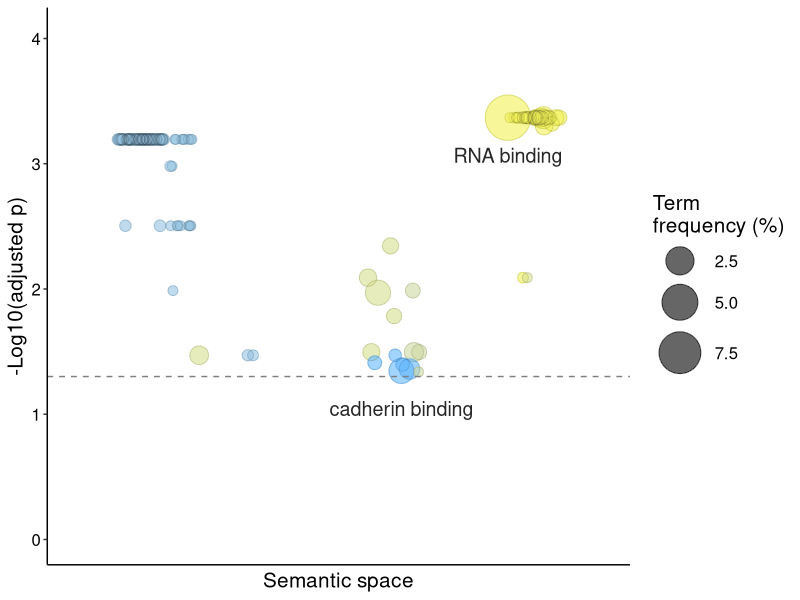

Generate this figure with R:


# A plotting R script produced by the REVIGO server at http://revigo.irb.hr/
# If you found REVIGO useful in your work, please cite the following reference:
# Supek F et al. "REVIGO summarizes and visualizes long lists of Gene Ontology
# terms" PLoS ONE 2011. doi:10.1371/journal.pone.0021800


# --------------------------------------------------------------------------
# If you don't have the ggplot2 package installed, uncomment the following line:
# install.packages( "ggplot2" );
library( ggplot2 );
# --------------------------------------------------------------------------
# If you don't have the scales package installed, uncomment the following line:
# install.packages( "scales" );
library( scales );


# --------------------------------------------------------------------------
# Here is your data from REVIGO. Scroll down for plot configuration options.



revigo.names <- c("term_ID","description","frequency_%","plot_X","plot_Y","plot_size","log10_p_value","uniqueness","dispensability","cluster");
revigo.data <- rbind(c("GO:0004851","uroporphyrin-III C-methyltransferase activity", 0.024, 5.214, 3.725, 0.699,-3.1943,0.361,0.000,-2),
                     c("GO:0030374","ligand-dependent nuclear receptor transcription coactivator activity", 0.300,-0.747,-4.923, 1.724,-2.3444,0.973,0.000,3),
                     c("GO:0035198","miRNA binding", 0.087,-4.938, 4.946, 1.204,-3.3678,0.872,0.000,6),
                     c("GO:0008317","gurken receptor binding", 0.185,-1.332,-2.178, 1.519,-1.9869,0.976,0.004,2),
                     c("GO:0034452","dynactin binding", 0.058,-0.868,-2.717, 1.041,-1.4706,0.979,0.024,-4),
                     c("GO:0043130","ubiquitin binding", 0.636,-1.362,-3.793, 2.045,-1.4960,0.976,0.029,2),
                     c("GO:0001784","phosphotyrosine binding", 0.202,-1.498,-2.297, 1.556,-1.4960,0.984,0.029,2),
                     c("GO:0045296","cadherin binding", 1.710,-1.033,-3.161, 2.473,-1.3450,0.976,0.036,-4),
                     c("GO:0004536","deoxyribonuclease activity", 0.428,-0.155,-3.684, 1.875,-2.0902,0.846,0.100,3),
                     c("GO:0003723","RNA binding", 9.262,-3.832, 3.481, 3.205,-3.3678,0.898,0.236,6),
                     c("GO:0016407","acetyltransferase activity", 0.584, 4.282, 0.749, 2.009,-1.4706,0.643,0.249,3),
                     c("GO:0001069","regulatory region RNA binding", 0.006,-4.055, 3.677, 0.301,-3.3678,0.890,0.257,6),
                     c("GO:0033204","ribonuclease P RNA binding", 0.006,-3.885, 4.054, 0.301,-3.3678,0.890,0.257,6),
                     c("GO:0042835","BRE binding", 0.012,-4.000, 4.102, 0.477,-3.3678,0.886,0.268,6),
                     c("GO:0061752","telomeric repeat-containing RNA binding", 0.012,-4.075, 4.133, 0.477,-3.3678,0.886,0.268,6),
                     c("GO:0071207","histone pre-mRNA stem-loop binding", 0.012,-4.227, 3.976, 0.477,-2.0902,0.875,0.268,6),
                     c("GO:0034584","piRNA binding", 0.017,-4.114, 4.287, 0.602,-3.3678,0.883,0.275,6),
                     c("GO:0070883","pre-miRNA binding", 0.023,-4.225, 4.352, 0.699,-3.3678,0.881,0.280,6),
                     c("GO:0071208","histone pre-mRNA DCP binding", 0.023,-4.302, 4.333, 0.699,-3.3678,0.881,0.280,6),
                     c("GO:0003724","RNA helicase activity", 0.393,-0.243,-4.032, 1.839,-1.4960,0.844,0.290,3),
                     c("GO:0002151","G-quadruplex RNA binding", 0.040,-4.235, 4.532, 0.903,-3.3678,0.878,0.290,6),
                     c("GO:1990247","N6-methyladenosine-containing RNA binding", 0.040,-4.298, 4.578, 0.903,-3.3678,0.878,0.290,6),
                     c("GO:0008312","7S RNA binding", 0.046,-4.336, 4.645, 0.954,-3.3678,0.877,0.293,6),
                     c("GO:0035197","siRNA binding", 0.046,-4.742, 4.612, 0.954,-3.3678,0.877,0.293,6),
                     c("GO:0070878","primary miRNA binding", 0.046,-4.346, 4.796, 0.954,-3.3678,0.877,0.293,6),
                     c("GO:0035613","RNA stem-loop binding", 0.064,-4.409, 4.527, 1.079,-3.3678,0.874,0.300,6),
                     c("GO:0000498","base pairing with RNA", 0.167,-4.523, 4.824, 1.462,-3.3678,0.866,0.321,6),
                     c("GO:0000339","RNA cap binding", 0.098,-4.531, 5.057, 1.255,-3.3678,0.871,0.324,6),
                     c("GO:0070034","telomerase RNA binding", 0.098,-4.568, 4.948, 1.255,-3.3678,0.871,0.324,6),
                     c("GO:0017091","AU-rich element binding", 0.133,-4.710, 5.112, 1.380,-3.3678,0.868,0.332,6),
                     c("GO:1904678","alpha-aminoacyl-tRNA binding", 0.167,-4.636, 4.843, 1.462,-3.3678,0.866,0.338,6),
                     c("GO:0019843","rRNA binding", 0.318,-4.572, 4.814, 1.748,-3.3678,0.861,0.356,6),
                     c("GO:0034336","misfolded RNA binding", 0.167,-4.887, 5.157, 1.462,-3.3678,0.866,0.356,6),
                     c("GO:0034583","21U-RNA binding", 0.167,-4.668, 4.949, 1.462,-3.3678,0.866,0.356,6),
                     c("GO:1990605","GU repeat RNA binding", 0.167,-4.555, 4.688, 1.462,-3.3678,0.866,0.356,6),
                     c("GO:0036002","pre-mRNA binding", 0.168,-4.824, 5.283, 1.477,-3.3678,0.866,0.356,6),
                     c("GO:0030515","snoRNA binding", 0.173,-4.989, 5.429, 1.491,-3.3184,0.866,0.357,6),
                     c("GO:0017069","snRNA binding", 0.208,-5.182, 5.518, 1.568,-3.3678,0.865,0.362,6),
                     c("GO:0000049","tRNA binding", 0.283,-5.094, 5.491, 1.699,-3.3678,0.872,0.372,6),
                     c("GO:0003725","double-stranded RNA binding", 0.364,-4.769, 5.251, 1.806,-3.3678,0.859,0.380,6),
                     c("GO:0003729","mRNA binding", 1.075,-4.760, 5.386, 2.272,-3.3678,0.848,0.425,6),
                     c("GO:0003727","single-stranded RNA binding", 0.445,-4.782, 5.305, 1.892,-3.3011,0.857,0.434,6),
                     c("GO:0008135","translation factor activity, RNA binding", 0.520,-4.712, 5.118, 1.959,-3.3678,0.856,0.441,6),
                     c("GO:0051015","actin filament binding", 0.832,-1.247,-2.910, 2.161,-1.3611,0.979,0.467,-4),
                     c("GO:0000146","microfilament motor activity", 0.127,-0.332,-3.963, 1.362,-1.4110,0.855,0.476,-4),
                     c("GO:0004164","diphthine synthase activity", 0.006, 4.770, 3.603, 0.301,-2.5047,0.408,0.524,-2),
                     c("GO:0004790","thioether S-methyltransferase activity", 0.006, 4.896, 3.503, 0.301,-3.1943,0.401,0.524,-2),
                     c("GO:0008689","3-demethylubiquinone-9 3-O-methyltransferase activity", 0.006, 4.918, 3.455, 0.301,-3.1943,0.381,0.524,-2),
                     c("GO:0010420","polyprenyldihydroxybenzoate methyltransferase activity", 0.006, 4.734, 3.598, 0.301,-3.1943,0.408,0.524,-2),
                     c("GO:0017174","glycine N-methyltransferase activity", 0.006, 4.996, 3.610, 0.301,-2.9806,0.401,0.524,-2),
                     c("GO:0030731","guanidinoacetate N-methyltransferase activity", 0.006, 4.700, 3.574, 0.301,-3.1943,0.408,0.524,-2),
                     c("GO:0030735","carnosine N-methyltransferase activity", 0.006, 4.855, 3.633, 0.301,-2.5047,0.408,0.524,-2),
                     c("GO:0030748","amine N-methyltransferase activity", 0.006, 4.564, 3.948, 0.301,-3.1943,0.408,0.524,-2),
                     c("GO:0030760","pyridine N-methyltransferase activity", 0.006, 4.667, 3.923, 0.301,-3.1943,0.408,0.524,-2),
                     c("GO:0030791","arsenite methyltransferase activity", 0.006, 4.473, 3.893, 0.301,-3.1943,0.408,0.524,-2),
                     c("GO:0030792","methylarsonite methyltransferase activity", 0.006, 4.506, 3.884, 0.301,-3.1943,0.408,0.524,-2),
                     c("GO:0004603","phenylethanolamine N-methyltransferase activity", 0.006, 4.527, 4.263, 0.301,-2.5047,0.401,0.540,-2),
                     c("GO:0046539","histamine N-methyltransferase activity", 0.006, 4.971, 3.695, 0.301,-1.9869,0.401,0.540,-2),
                     c("GO:0000773","phosphatidyl-N-methylethanolamine N-methyltransferase activity", 0.006, 4.841, 4.054, 0.301,-2.5047,0.401,0.560,-2),
                     c("GO:0004608","phosphatidylethanolamine N-methyltransferase activity", 0.006, 4.554, 4.246, 0.301,-2.5047,0.401,0.560,-2),
                     c("GO:0008112","nicotinamide N-methyltransferase activity", 0.006, 5.030, 3.621, 0.301,-2.5047,0.401,0.560,-2),
                     c("GO:0036009","protein-glutamine N-methyltransferase activity", 0.012, 5.040, 3.916, 0.477,-2.9806,0.381,0.560,-2),
                     c("GO:0080101","phosphatidyl-N-dimethylethanolamine N-methyltransferase activity", 0.006, 4.500, 4.280, 0.301,-2.5047,0.401,0.560,-2),
                     c("GO:0046547","trans-aconitate 3-methyltransferase activity", 0.024, 5.253, 3.466, 0.699,-3.1943,0.371,0.568,-2),
                     c("GO:0030783","[cytochrome c]-methionine S-methyltransferase activity", 0.024, 5.750, 5.054, 0.602,-3.1943,0.371,0.568,-2),
                     c("GO:0030769","macrocin O-methyltransferase activity", 0.024, 5.489, 4.389, 0.602,-3.1943,0.371,0.568,-2),
                     c("GO:0004481","methylene-fatty-acyl-phospholipid synthase activity", 0.024, 5.335, 3.955, 0.602,-3.1943,0.371,0.568,-2),
                     c("GO:0030736","phenol O-methyltransferase activity", 0.024, 5.336, 3.997, 0.602,-3.1943,0.371,0.568,-2),
                     c("GO:0030738","tyramine N-methyltransferase activity", 0.024, 5.408, 4.097, 0.602,-3.1943,0.371,0.568,-2),
                     c("GO:0030739","O-demethylpuromycin O-methyltransferase activity", 0.024, 5.405, 4.056, 0.602,-3.1943,0.371,0.568,-2),
                     c("GO:0030741","inositol 1-methyltransferase activity", 0.024, 5.758, 4.631, 0.602,-3.1943,0.371,0.568,-2),
                     c("GO:0030744","luteolin O-methyltransferase activity", 0.024, 5.786, 4.662, 0.602,-3.1943,0.371,0.568,-2),
                     c("GO:0030749","loganate O-methyltransferase activity", 0.024, 5.667, 4.495, 0.602,-3.1943,0.371,0.568,-2),
                     c("GO:0030755","quercetin 3-O-methyltransferase activity", 0.024, 5.739, 4.598, 0.602,-3.1943,0.371,0.568,-2),
                     c("GO:0030761","8-hydroxyquercitin 8-O-methyltransferase activity", 0.024, 5.644, 4.435, 0.602,-3.1943,0.371,0.568,-2),
                     c("GO:0030763","isobutyraldoxime O-methyltransferase activity", 0.024, 5.655, 4.465, 0.602,-3.1943,0.371,0.568,-2),
                     c("GO:0030767","3-hydroxyanthranilate 4-C-methyltransferase activity", 0.024, 5.535, 4.214, 0.602,-3.1943,0.371,0.568,-2),
                     c("GO:0030771","N-benzoyl-4-hydroxyanthranilate 4-O-methyltransferase activity", 0.024, 5.579, 4.327, 0.602,-3.1943,0.371,0.568,-2),
                     c("GO:0030772","tryptophan 2-C-methyltransferase activity", 0.024, 5.566, 4.295, 0.602,-3.1943,0.371,0.568,-2),
                     c("GO:0030780","12-hydroxydihydrochelirubine 12-O-methyltransferase activity", 0.024, 5.912, 4.923, 0.602,-3.1943,0.371,0.568,-2),
                     c("GO:0030789","precorrin-3B C17-methyltransferase activity", 0.024, 5.858, 4.845, 0.602,-3.1943,0.371,0.568,-2),
                     c("GO:0052706","histidine N-methyltransferase activity", 0.024, 5.302, 3.894, 0.602,-3.1943,0.371,0.568,-2),
                     c("GO:0030746","isoflavone 4'-O-methyltransferase activity", 0.024, 5.959, 4.329, 0.602,-3.1943,0.371,0.568,-2),
                     c("GO:0030790","chlorophenol O-methyltransferase activity", 0.024, 6.044, 4.529, 0.602,-3.1943,0.371,0.568,-2),
                     c("GO:0046026","precorrin-4 C11-methyltransferase activity", 0.024, 5.273, 3.676, 0.602,-3.1943,0.371,0.568,-2),
                     c("GO:0030770","demethylmacrocin O-methyltransferase activity", 0.024, 5.615, 4.088, 0.602,-3.1943,0.371,0.568,-2),
                     c("GO:0030779","10-hydroxydihydrosanguinarine 10-O-methyltransferase activity", 0.024, 6.114, 4.596, 0.602,-3.1943,0.371,0.568,-2),
                     c("GO:0030751","licodione 2'-O-methyltransferase activity", 0.024, 5.845, 4.065, 0.602,-3.1943,0.371,0.568,-2),
                     c("GO:0051742","2-methyl-6-solanyl-1,4-benzoquinone methyltransferase activity", 0.024, 6.289, 4.557, 0.602,-3.1943,0.371,0.568,-2),
                     c("GO:0052705","methylhistidine N-methyltransferase activity", 0.024, 5.321, 3.766, 0.602,-3.1943,0.371,0.568,-2),
                     c("GO:0030787","inositol 4-methyltransferase activity", 0.024, 6.153, 4.310, 0.602,-3.1943,0.371,0.568,-2),
                     c("GO:0008825","cyclopropane-fatty-acyl-phospholipid synthase activity", 0.024, 5.256, 3.619, 0.602,-3.1943,0.371,0.568,-2),
                     c("GO:0030737","iodophenol O-methyltransferase activity", 0.024, 5.518, 3.785, 0.602,-3.1943,0.371,0.568,-2),
                     c("GO:0030753","8-hydroxyfuranocoumarin 8-O-methyltransferase activity", 0.024, 5.932, 3.997, 0.602,-3.1943,0.371,0.568,-2),
                     c("GO:0030758","3,7-dimethylquercitin 4'-O-methyltransferase activity", 0.024, 5.736, 3.882, 0.602,-3.1943,0.371,0.568,-2),
                     c("GO:0030775","glucuronoxylan 4-O-methyltransferase activity", 0.024, 6.370, 4.182, 0.602,-3.1943,0.371,0.568,-2),
                     c("GO:0030798","trans-aconitate 2-methyltransferase activity", 0.024, 6.098, 4.075, 0.602,-3.1943,0.371,0.568,-2),
                     c("GO:0030778","columbamine O-methyltransferase activity", 0.024, 6.320, 4.005, 0.699,-3.1943,0.371,0.568,-2),
                     c("GO:0030795","jasmonate O-methyltransferase activity", 0.024, 6.166, 3.985, 0.699,-3.1943,0.371,0.568,-2),
                     c("GO:0030757","3-methylquercitin 7-O-methyltransferase activity", 0.024, 5.782, 3.788, 0.699,-3.1943,0.371,0.568,-2),
                     c("GO:0030732","methionine S-methyltransferase activity", 0.024, 5.574, 3.673, 0.699,-3.1943,0.371,0.568,-2),
                     c("GO:0030762","tetrahydrocolumbamine 2-O-methyltransferase activity", 0.024, 5.839, 3.722, 0.699,-3.1943,0.371,0.568,-2),
                     c("GO:0043839","lipid A phosphate methyltransferase activity", 0.024, 5.250, 3.535, 0.699,-3.1943,0.371,0.568,-2),
                     c("GO:0030740","inositol 3-methyltransferase activity", 0.024, 5.478, 3.649, 0.699,-3.1943,0.371,0.568,-2),
                     c("GO:0030752","5-hydroxyfuranocoumarin 5-O-methyltransferase activity", 0.024, 5.921, 3.553, 0.699,-3.1943,0.371,0.568,-2),
                     c("GO:0030768","16-methoxy-2,3-dihydro-3-hydroxytabersonine N-methyltransferase activity", 0.024, 5.685, 3.656, 0.699,-3.1943,0.371,0.568,-2),
                     c("GO:0030733","fatty acid O-methyltransferase activity", 0.024, 5.464, 3.515, 0.699,-3.1943,0.371,0.568,-2),
                     c("GO:0030745","dimethylhistidine N-methyltransferase activity", 0.024, 6.053, 3.364, 0.699,-3.1943,0.371,0.568,-2),
                     c("GO:0030747","indolepyruvate C-methyltransferase activity", 0.024, 6.086, 3.340, 0.699,-3.1943,0.371,0.568,-2),
                     c("GO:0030750","putrescine N-methyltransferase activity", 0.024, 5.867, 3.434, 0.699,-3.1943,0.371,0.568,-2),
                     c("GO:0030754","apigenin 4'-O-methyltransferase activity", 0.024, 5.958, 3.379, 0.699,-3.1943,0.371,0.568,-2),
                     c("GO:0030756","isoorientin 3'-O-methyltransferase activity", 0.024, 5.996, 3.360, 0.699,-3.1943,0.371,0.568,-2),
                     c("GO:0030766","11-O-demethyl-17-O-deacetylvindoline O-methyltransferase activity", 0.024, 5.653, 3.554, 0.699,-3.1943,0.371,0.568,-2),
                     c("GO:0030773","6-hydroxymellein O-methyltransferase activity", 0.024, 6.393, 3.242, 0.699,-3.1943,0.371,0.568,-2),
                     c("GO:0030774","anthranilate N-methyltransferase activity", 0.024, 6.418, 3.233, 0.699,-3.1943,0.371,0.568,-2),
                     c("GO:0030781","6-O-methylnorlaudanosoline 5'-O-methyltransferase activity", 0.024, 6.328, 3.277, 0.699,-3.1943,0.371,0.568,-2),
                     c("GO:0030785","[ribulose-bisphosphate carboxylase]-lysine N-methyltransferase activity", 0.024, 6.299, 3.304, 0.699,-3.1943,0.371,0.568,-2),
                     c("GO:0030788","precorrin-2 C20-methyltransferase activity", 0.024, 6.274, 3.315, 0.699,-3.1943,0.371,0.568,-2),
                     c("GO:0030796","cycloartenol 24-C-methyltransferase activity", 0.024, 6.189, 3.307, 0.699,-3.1943,0.371,0.568,-2),
                     c("GO:0030797","24-methylenesterol C-methyltransferase activity", 0.024, 6.163, 3.318, 0.699,-3.1943,0.371,0.568,-2),
                     c("GO:0035797","tellurite methyltransferase activity", 0.024, 6.122, 3.348, 0.699,-3.1943,0.371,0.568,-2),
                     c("GO:0030793","3'-demethylstaurosporine O-methyltransferase activity", 0.024, 6.110, 3.035, 0.699,-3.1943,0.371,0.568,-2),
                     c("GO:0030734","polysaccharide O-methyltransferase activity", 0.024, 5.431, 3.543, 0.699,-3.1943,0.371,0.568,-2),
                     c("GO:0030759","methylquercetagetin 6-O-methyltransferase activity", 0.024, 5.779, 3.363, 0.699,-3.1943,0.371,0.568,-2),
                     c("GO:0051741","2-methyl-6-phytyl-1,4-benzoquinone methyltransferase activity", 0.024, 6.353, 2.884, 0.699,-3.1943,0.371,0.568,-2),
                     c("GO:0008174","mRNA methyltransferase activity", 0.029, 5.310, 3.270, 0.778,-2.5047,0.363,0.575,-2),
                     c("GO:0016418","S-acetyltransferase activity", 0.012, 2.865, 0.886, 0.477,-1.4706,0.709,0.607,-2),
                     c("GO:0016453","C-acetyltransferase activity", 0.023, 3.004, 1.025, 0.699,-1.4706,0.698,0.638,-2),
                     c("GO:0098641","cadherin binding involved in cell-cell adhesion", 0.104,-1.062,-3.135, 1.279,-1.3974,0.977,0.652,-4),
                     c("GO:1990450","linear polyubiquitin binding", 0.006,-1.484,-3.854, 0.301,-1.3378,0.978,0.656,2),
                     c("GO:0001105","RNA polymerase II transcription coactivator activity", 0.225,-0.840,-4.987, 1.602,-1.7839,0.973,0.669,3),
                     c("GO:0045131","pre-mRNA branch point binding", 0.006,-4.341, 3.657, 0.301,-2.0902,0.880,0.678,3),
                     c("GO:0003713","transcription coactivator activity", 1.739,-0.417,-4.635, 2.480,-1.9700,0.973,0.683,3),
                     c("GO:1990276","RNA 5'-methyltransferase activity", 0.025, 6.221, 3.042, 0.602,-2.5047,0.368,0.697,-2));
one.data <- data.frame(revigo.data);
names(one.data) <- revigo.names;
one.data <- one.data [(one.data$plot_X != "null" & one.data$plot_Y != "null"), ];
one.data$plot_X <- -as.numeric( as.character(one.data$plot_X) );
one.data$plot_Y <- as.numeric( as.character(one.data$plot_Y) );
one.data$plot_size <- as.numeric( as.character(one.data$plot_size) );
one.data$log10_p_value <- as.numeric( as.character(one.data$log10_p_value) );
one.data$log10_p_value <- -one.data$log10_p_value
one.data$frequency <- as.numeric( as.character(one.data$frequency) );
one.data$uniqueness <- as.numeric( as.character(one.data$uniqueness) );
one.data$dispensability <- as.numeric( as.character(one.data$dispensability) );
one.data$cluster <- as.numeric( as.character(one.data$cluster) );
#head(one.data);

#k-means clustering of data
#num.of.cluster=2
#cluster=kmeans(one.data[,c("plot_X","plot_Y")],2)$cluster
#cluster=as.character(kmeans(one.data[,"plot_X"],num.of.cluster)$cluster)
#one.data$cluster <- cluster;
# --------------------------------------------------------------------------
# Names of the axes, sizes of the numbers and letters, names of the columns,
# etc. can be changed below
p1 <- ggplot( data = one.data );
p1 <- p1 + geom_point( aes( plot_X, log10_p_value, colour = cluster, size = frequency), alpha = I(0.6) ) + scale_size_area();
p1 <- p1 + scale_colour_gradientn( colours = c("steelblue1", "yellow"), limits = c( -4, 8) );
#p1 <- p1 + scale_color_manual(values = brewer.pal(num.of.cluster, "Dark2"));      #color the dots by cluster
p1 <- p1 + geom_point( aes(plot_X, log10_p_value, size = frequency), shape = 21, fill = "transparent", colour = I (alpha ("black", 0.1) )) + scale_size_area();
p1 <- p1 + scale_size( range=c(3, 15)); #scale_fill_gradientn(colours = heat_hcl(7), limits = c(-300, 0) );
ex <- one.data [ one.data$frequency > 1, ]; 
ex <- ex [ ex$dispensability < 0.4, ]; 
ex$log10_p_value<-ex$log10_p_value-0.3
p1 <- p1 + geom_text( data = ex, aes(plot_X, log10_p_value, label = description), colour = I(alpha("black", 0.85)), size =  5);
p1 <- p1 + labs (y = "-Log10(adjusted p)", x = "Semantic space",size="Term\nfrequency (%)", 
                 col="Term semantic distance" );
p1 <- p1 + theme(legend.key = element_blank()) ;
one.x_range = max(one.data$plot_X) - min(one.data$plot_X);
one.y_range = max(one.data$log10_p_value) - min(one.data$log10_p_value);
p1 <- p1 + geom_hline(yintercept=-log10(0.05), linetype="dashed", color = "grey50");
p1 <- p1 + xlim(min(one.data$plot_X)-one.x_range/10,max(one.data$plot_X)+one.x_range/10);
p1 <- p1 + ylim(0,max(one.data$log10_p_value)+one.y_range/3);
p1<-p1 + theme_classic() +guides(col=FALSE)+#theme(legend.position="bottom") 
  theme(axis.ticks.x=element_blank(),axis.text.x=element_blank(),axis.text.y=element_text(color = "black", size = 12),axis.title = element_text(size = 15),legend.title=element_text(size=15, color='black'),legend.text=element_text(size=12, color='black'))
# --------------------------------------------------------------------------
# Output the plot to screen

#p1;

# Uncomment the line below to also save the plot to a file.
# The file type depends on the extension (default=pdf).

ggsave("revigo-plot_CL.pdf",width=5, height=4, units='in')